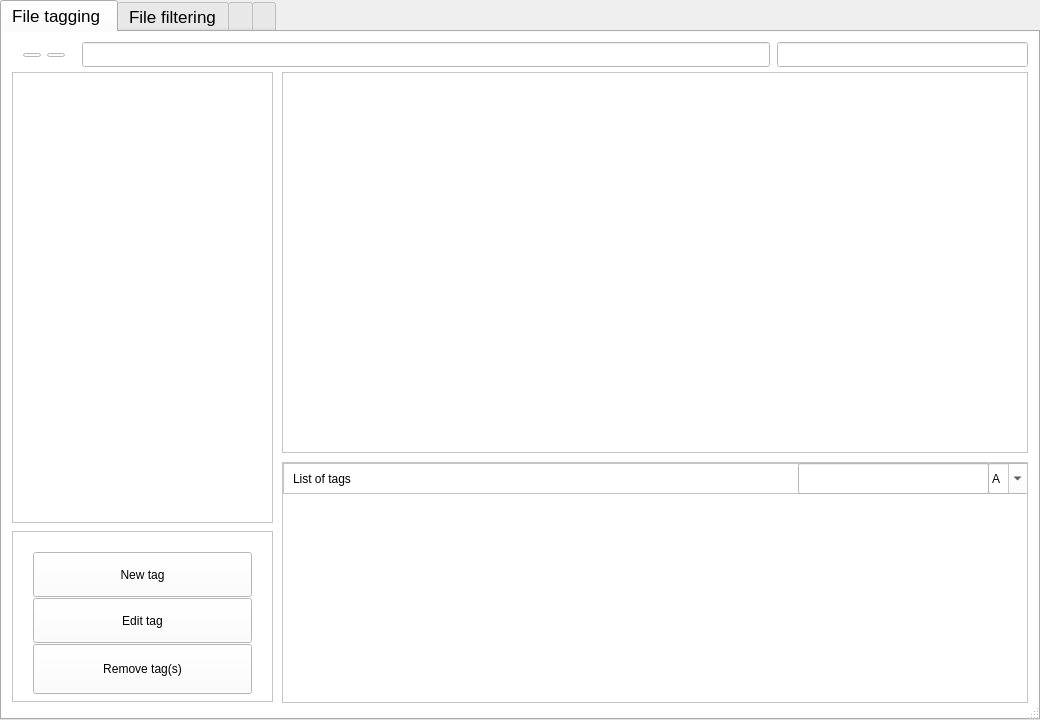
<?xml version="1.0" encoding="UTF-8"?>
<ui version="4.0">
 <class>MainWindow</class>
 <widget class="QMainWindow" name="MainWindow">
  <property name="geometry">
   <rect>
    <x>0</x>
    <y>0</y>
    <width>1040</width>
    <height>720</height>
   </rect>
  </property>
  <property name="minimumSize">
   <size>
    <width>1040</width>
    <height>720</height>
   </size>
  </property>
  <property name="maximumSize">
   <size>
    <width>1040</width>
    <height>720</height>
   </size>
  </property>
  <property name="windowTitle">
   <string>MainWindow</string>
  </property>
  <property name="styleSheet">
   <string notr="true"/>
  </property>
  <widget class="QWidget" name="centralWidget">
   <property name="minimumSize">
    <size>
     <width>1040</width>
     <height>720</height>
    </size>
   </property>
   <property name="maximumSize">
    <size>
     <width>1040</width>
     <height>720</height>
    </size>
   </property>
   <property name="styleSheet">
    <string notr="true"/>
   </property>
   <widget class="QTabWidget" name="tabWidget">
    <property name="geometry">
     <rect>
      <x>0</x>
      <y>0</y>
      <width>1040</width>
      <height>720</height>
     </rect>
    </property>
    <property name="minimumSize">
     <size>
      <width>1040</width>
      <height>720</height>
     </size>
    </property>
    <property name="maximumSize">
     <size>
      <width>1040</width>
      <height>720</height>
     </size>
    </property>
    <property name="font">
     <font>
      <pointsize>13</pointsize>
     </font>
    </property>
    <property name="styleSheet">
     <string notr="true">QTabBar::tab{height:40px; width:347px}
QTabBar::tab:selected{background-color:white;}
QTabBar::tab:last { height:40px; width:60px;}
QTabBar::tab:disabled { border:none;width:286px}
var _tab = mywindow.findChild(&quot;_tab&quot;);

</string>
    </property>
    <property name="tabPosition">
     <enum>QTabWidget::North</enum>
    </property>
    <property name="tabShape">
     <enum>QTabWidget::Rounded</enum>
    </property>
    <property name="currentIndex">
     <number>0</number>
    </property>
    <property name="iconSize">
     <size>
      <width>45</width>
      <height>35</height>
     </size>
    </property>
    <property name="elideMode">
     <enum>Qt::ElideNone</enum>
    </property>
    <widget class="QWidget" name="tag">
     <property name="styleSheet">
      <string notr="true">background-color:white;
</string>
     </property>
     <attribute name="title">
      <string>File tagging </string>
     </attribute>
     <widget class="QTreeView" name="treeView">
      <property name="geometry">
       <rect>
        <x>10</x>
        <y>40</y>
        <width>261</width>
        <height>451</height>
       </rect>
      </property>
     </widget>
     <widget class="QListView" name="listView">
      <property name="geometry">
       <rect>
        <x>280</x>
        <y>40</y>
        <width>746</width>
        <height>381</height>
       </rect>
      </property>
      <property name="minimumSize">
       <size>
        <width>746</width>
        <height>381</height>
       </size>
      </property>
      <property name="maximumSize">
       <size>
        <width>746</width>
        <height>381</height>
       </size>
      </property>
     </widget>
     <widget class="QLineEdit" name="lineEdit">
      <property name="geometry">
       <rect>
        <x>80</x>
        <y>10</y>
        <width>688</width>
        <height>25</height>
       </rect>
      </property>
      <property name="minimumSize">
       <size>
        <width>628</width>
        <height>25</height>
       </size>
      </property>
     </widget>
     <widget class="QFrame" name="frame_2">
      <property name="geometry">
       <rect>
        <x>10</x>
        <y>499</y>
        <width>261</width>
        <height>171</height>
       </rect>
      </property>
      <property name="styleSheet">
       <string notr="true">background-color:white;
</string>
      </property>
      <property name="frameShape">
       <enum>QFrame::StyledPanel</enum>
      </property>
      <property name="frameShadow">
       <enum>QFrame::Raised</enum>
      </property>
      <widget class="QWidget" name="">
       <property name="geometry">
        <rect>
         <x>10</x>
         <y>10</y>
         <width>241</width>
         <height>154</height>
        </rect>
       </property>
       <layout class="QVBoxLayout" name="verticalLayout">
        <item>
         <widget class="QPushButton" name="newTag">
          <property name="minimumSize">
           <size>
            <width>0</width>
            <height>45</height>
           </size>
          </property>
          <property name="text">
           <string>New tag</string>
          </property>
         </widget>
        </item>
        <item>
         <widget class="QPushButton" name="EditTag">
          <property name="minimumSize">
           <size>
            <width>0</width>
            <height>45</height>
           </size>
          </property>
          <property name="text">
           <string>Edit tag</string>
          </property>
         </widget>
        </item>
        <item>
         <widget class="QPushButton" name="removeTag">
          <property name="minimumSize">
           <size>
            <width>0</width>
            <height>50</height>
           </size>
          </property>
          <property name="text">
           <string>Remove tag(s)</string>
          </property>
         </widget>
        </item>
       </layout>
      </widget>
      <zorder>EditTag</zorder>
      <zorder>removeTag</zorder>
      <zorder>newTag</zorder>
      <zorder>newTag</zorder>
      <zorder>EditTag</zorder>
     </widget>
     <widget class="QLineEdit" name="lineEdit_2">
      <property name="geometry">
       <rect>
        <x>775</x>
        <y>10</y>
        <width>251</width>
        <height>25</height>
       </rect>
      </property>
     </widget>
     <widget class="QScrollArea" name="scrollArea">
      <property name="geometry">
       <rect>
        <x>280</x>
        <y>430</y>
        <width>746</width>
        <height>241</height>
       </rect>
      </property>
      <property name="styleSheet">
       <string notr="true">background-color:white;
</string>
      </property>
      <property name="widgetResizable">
       <bool>true</bool>
      </property>
      <widget class="QWidget" name="scrollAreaWidgetContents">
       <property name="geometry">
        <rect>
         <x>0</x>
         <y>0</y>
         <width>744</width>
         <height>239</height>
        </rect>
       </property>
       <widget class="QFrame" name="frame">
        <property name="geometry">
         <rect>
          <x>0</x>
          <y>0</y>
          <width>746</width>
          <height>31</height>
         </rect>
        </property>
        <property name="frameShape">
         <enum>QFrame::StyledPanel</enum>
        </property>
        <property name="frameShadow">
         <enum>QFrame::Raised</enum>
        </property>
        <widget class="QLabel" name="label">
         <property name="geometry">
          <rect>
           <x>10</x>
           <y>6</y>
           <width>81</width>
           <height>21</height>
          </rect>
         </property>
         <property name="text">
          <string>&lt;html&gt;&lt;head/&gt;&lt;body&gt;&lt;p&gt;List of  tags&lt;/p&gt;&lt;/body&gt;&lt;/html&gt;</string>
         </property>
        </widget>
        <widget class="QComboBox" name="comboBox">
         <property name="geometry">
          <rect>
           <x>705</x>
           <y>0</y>
           <width>41</width>
           <height>31</height>
          </rect>
         </property>
         <property name="editable">
          <bool>true</bool>
         </property>
         <property name="currentText">
          <string>A</string>
         </property>
        </widget>
        <widget class="QLineEdit" name="lineEdit_3">
         <property name="geometry">
          <rect>
           <x>515</x>
           <y>0</y>
           <width>191</width>
           <height>31</height>
          </rect>
         </property>
        </widget>
       </widget>
      </widget>
     </widget>
     <widget class="QWidget" name="">
      <property name="geometry">
       <rect>
        <x>10</x>
        <y>10</y>
        <width>64</width>
        <height>26</height>
       </rect>
      </property>
      <layout class="QHBoxLayout" name="horizontalLayout">
       <item>
        <widget class="QPushButton" name="back">
         <property name="text">
          <string/>
         </property>
         <property name="icon">
          <iconset>
           <normaloff>back.png</normaloff>back.png</iconset>
         </property>
        </widget>
       </item>
       <item>
        <widget class="QPushButton" name="next">
         <property name="text">
          <string/>
         </property>
         <property name="icon">
          <iconset>
           <normaloff>next.png</normaloff>next.png</iconset>
         </property>
        </widget>
       </item>
      </layout>
     </widget>
    </widget>
    <widget class="QWidget" name="tabFilter">
     <property name="styleSheet">
      <string notr="true"/>
     </property>
     <attribute name="title">
      <string>File filtering</string>
     </attribute>
    </widget>
    <widget class="QWidget" name="tab">
     <attribute name="title">
      <string/>
     </attribute>
    </widget>
    <widget class="QWidget" name="para">
     <property name="contextMenuPolicy">
      <enum>Qt::CustomContextMenu</enum>
     </property>
     <property name="layoutDirection">
      <enum>Qt::LeftToRight</enum>
     </property>
     <property name="styleSheet">
      <string notr="true"/>
     </property>
     <attribute name="icon">
      <iconset>
       <normaloff>preferences.png</normaloff>preferences.png</iconset>
     </attribute>
     <attribute name="title">
      <string/>
     </attribute>
    </widget>
   </widget>
  </widget>
  <widget class="QStatusBar" name="statusBar"/>
 </widget>
 <layoutdefault spacing="6" margin="11"/>
 <resources/>
 <connections/>
</ui>
